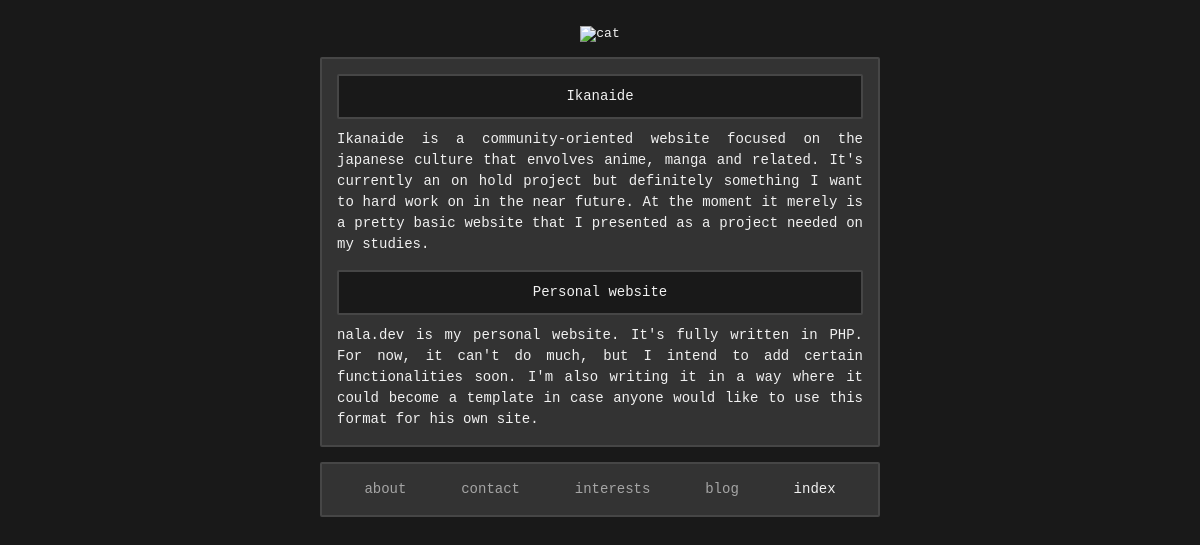
/index, run on the app's committed database.
### tables this page shows
CREATE TABLE `sakuin` (
    `sid` INT UNSIGNED NOT NULL AUTO_INCREMENT,
    `title` VARCHAR(40) NOT NULL,
    `description` TEXT,
    `link` VARCHAR(2083) NOT NULL,
    `uid` INT UNSIGNED NOT NULL,
    FOREIGN KEY (`uid`) REFERENCES `users`(`uid`) ON DELETE CASCADE ON UPDATE CASCADE,
    PRIMARY KEY (`sid`)
) AUTO_INCREMENT=1 DEFAULT CHARSET=utf8mb4;

### public/index.php (called while the page is built, shortened)
<?php
require BASE_PATH . 'src/helpers.php';
spl_autoload_register(function ($class) {
    $file = path(str_replace('\\', DIRECTORY_SEPARATOR, lcfirst($class)) . '.php');
});
$router = new Router;
$web = $router->route($_POST['_method'] ?? $_SERVER['REQUEST_METHOD']);
require $web['base'];

### src/helpers.php (called while the page is built, shortened)
<?php
function path(string $path): string
{
    return BASE_PATH . $path;
}
function view(string $view): string
{
    return path('views/' . $view);
}

### src/Routes/Router.php (called while the page is built, shortened)
<?php
class Router
{
    private ?string $route;
    private static array $routes = [
        '/' => 'home',
        '/about' => 'about',
        '/contact' => 'contact',
        '/interests' => 'interests',
        '/blog' => 'blog',
        '/index' => 'index',
        '/login' => 'login',
        '/register' => 'register',
    ];
    public function __construct()
    {
        $this->uri = parse_url($_SERVER['REQUEST_URI'], PHP_URL_PATH);
        $this->route = self::$routes[$this->uri] ?? null;
    }
    private function controller($route): object
    {
        return new $namespace;
    }
    public function route($method): array
    {
        return $this->controller($this->route)->$method();
    }
}

### database/credentials.php (called while the page is built)
<?php
$dbServer = 'mysql-3';
$dbUser = 'root';
$dbPass = 'pw123';
$dbName = 'nala';
$dbPort = '3306';

### src/Controllers/AbstractController.php (called while the page is built, shortened)
<?php
abstract class AbstractController
{
    private static array $views = [
        'about' => 'about/about',
        'contact' => 'contact/contact',
        'interests' => 'interests/interests',
        'blog' => 'blog/blog',
        'index' => 'index/index',
        'login' => 'login/login',
        'register' => 'register/register',
        'error' => 'error/error',
    ];
    public function __construct()
    {
        $this->Index = new Index;
    }
    public function render($route, $variables = [], $top = false): array
    {
        return [
            'base' => view('base.view.php'),
            'page' => [
                'route' => $route,
                'view' => $route === 'home' ? null : path('views/' . self::$views[$route] . '.view.php'),
                'var' => $variables
            ],
            'menu_at_top' => $top
        ];
    }
}

### src/Models/Model.php (called while the page is built, shortened)
<?php
abstract class Model
{
    public function __construct()
    {
        $this->DB = new Database;
    }
}

### src/Models/Database.php (called while the page is built, shortened)
<?php
class Database
{
    private static object $c;
    private string $query;
    public function __construct()
    {
        try {
            require(BASE_PATH . 'database/credentials.php');
            self::$c = new mysqli($dbServer, $dbUser, $dbPass, $dbName, $dbPort);
        } catch (mysqli_sql_exception $e) {
            throw new mysqli_sql_exception($e -> getMessage(), $e -> getCode());
        } finally {
            unset($dbServer, $dbUser, $dbPass, $dbName, $dbPort);
        }
    }
    public function select(string|array $columns): Database
    {
        if (is_string($columns)) {
            $this->query = "SELECT {$columns} ";
            return $this;
        };
        $this->query = "SELECT ".rtrim($string, ',')." ";
        return $this;
    }
    public function from(string|array $tables): Database
    {
        if (is_string($tables)) {
            $this->query = $this->query."FROM {$tables} ";
            return $this;
        }
        $this->query .= "FROM ".rtrim($string, ',')." ";
        return $this;
    }
    public function where(string|array $conditions): Database
    {
        if (is_string($conditions)) {
            $this->query = $this->query."WHERE {$conditions}";
            return $this;
        }
        $this->query .= "WHERE ".rtrim($string, ' AND')." ";
        return $this;
    }
    public function fetchAll(): ?array
    {
        return self::$c
            ->execute_query($this->query.';')
            ->fetch_all(MYSQLI_ASSOC);
    }
}

### src/Models/Index.php (called while the page is built, shortened)
<?php
class Index extends Model
{
    public function getIndex(): ?array
    {
        return $this->DB
            ->select('title,description,link')
            ->from('sakuin')
            ->where('uid=1')
            ->fetchAll();
    }
}

### src/Controllers/IndexController.php (called while the page is built, shortened)
<?php
class IndexController extends AbstractController
{
    public function get(): array
    {
        $index = $this->Index->getIndex();
        return $this->render('index', [
                'index' => empty($index) ? null : $index,
            ]
        );
    }
}

### views/index/index.view.php (the view)
<section class="index-grid">
    <?php foreach((array) $web['page']['var']['index'] as $indexKey => $indexValue): ?>
    <div class="index-grid_entry">
        <a target="__blank" href="<?=$indexValue['link']?>"><?=$indexValue['title']?></a>
        <p><?=$indexValue['description']?></p>
    </div>
    <?php endforeach; ?>
</section>

### public/css/style.css (style rules this page uses)
* { margin: 0; padding: 0; list-style: none; text-decoration: none; box-sizing: border-box; color: var(--main-font-color); }
body { font-family: monospace; background-color: var(--body-bg); color: var(--main-font-color); }
section.index-grid { display: grid; grid-gap: 15px; }
div.index-grid_entry { display: grid; grid-gap: 10px; }
div.index-grid_entry a { width: 100%; padding: 10px; text-align: center; background-color: var(--body-bg); border-radius: 2px; border: 2px solid var(--box-bg-border); transition: var(--transition); }

### public/css/var.css (style rules this page uses)
:root { --body-bg: #191919; --main-font-color: #f1f1f1; --box-bg: #333333; --box-bg-border: rgb(70, 70, 70); --purple-archived: #b6bae5; --bold: 600; --gap: 8px; --transition: .15s; --blue: #3A73F3; --purple: #633dc4; --red: #f33a3a; --orange: rgb(249, 76, 87); }

### data on the page
sakuin: title "Ikanaide", description "Ikanaide is a community-oriented website focused on the japanese culture that envolves anime, manga and related. It's currently an on hold project but definitely something I want to hard work on in the near future. At the moment it merely is a pretty basic website that I presented as a project needed on my studies."
sakuin: title "Personal website", description "nala.dev is my personal website. It's fully written in PHP. For now, it can't do much, but I intend to add certain functionalities soon. I'm also writing it in a way where it could become a template in case anyone would like to use this format for his own site."

### other printed values
$link "about"
$link "contact"
$link "interests"
$link "blog"
$link "index"
